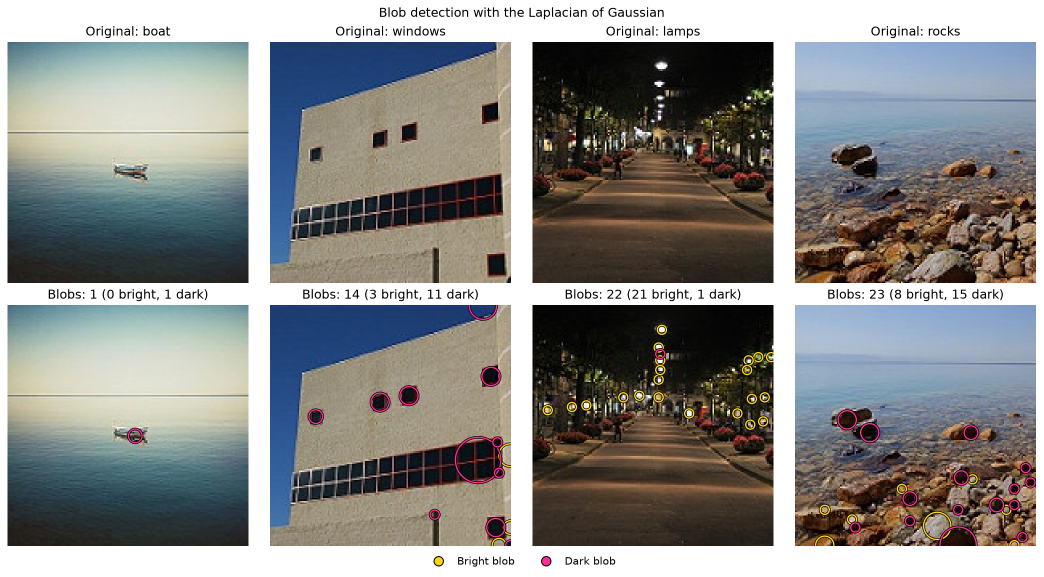
#> input picture results/blob/detections.png, 2087 x 1153 px, given in place of 10399.jpg, which was not available (shown at 1/2 size)
$ python hog.py   (older library calls are emulated)
#> lines starting #> are read from the running program, lines starting #| are printed output that depends on the picture; pictures that were not available may be replaced by others from this repository, and a replacement may not be noted
from pathlib import Path

import cv2
import matplotlib.pyplot as plt
import numpy as np
from skimage import exposure
from skimage.feature import hog


IMAGE_SIZE = (128, 128)
BASELINE = {
    "orientations": 9,
    "pixels_per_cell": (8, 8),
    "cells_per_block": (2, 2),
}
PARAMETER_CONFIGURATIONS = [
    ("Baseline", 9, (8, 8), (2, 2)),
    ("Smaller cells", 9, (4, 4), (2, 2)),
    ("Larger cells", 9, (16, 16), (2, 2)),
    ("1 x 1 block", 9, (8, 8), (1, 1)),
    ("3 x 3 block", 9, (8, 8), (3, 3)),
    ("6 orientations", 6, (8, 8), (2, 2)),
    ("12 orientations", 12, (8, 8), (2, 2)),
]


def load_grayscale_image(image_path):
    image = cv2.imread(str(image_path), cv2.IMREAD_GRAYSCALE)
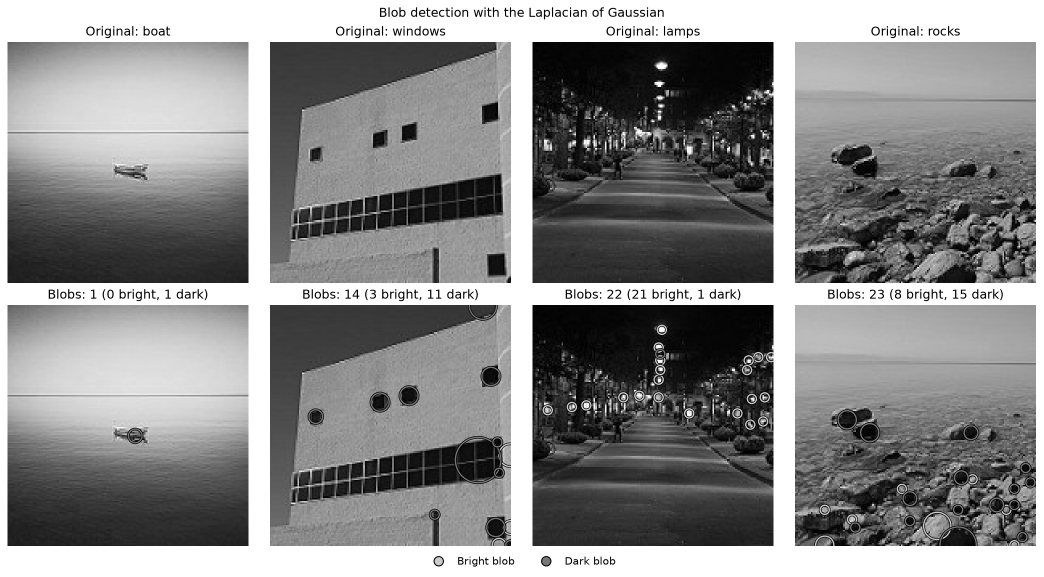
#> image: shape (1153, 2087) (shown at 1/2 size); min 0, max 255, mean 137.8
    if image is None:
        raise FileNotFoundError(f"Could not load image: {image_path}")

    resized_image = cv2.resize(image, IMAGE_SIZE, interpolation=cv2.INTER_AREA)
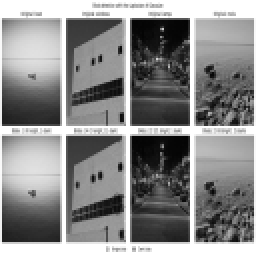
#> resized_image: shape (128, 128) (shown 2 times larger); min 3, max 255, mean 137.8
    return resized_image.astype(np.float64) / 255.0


def gradient_magnitude(image):
    # Separate illustration: scikit-image HOG computes its own gradients.
    gradient_x = cv2.Sobel(image, cv2.CV_64F, 1, 0, ksize=3)
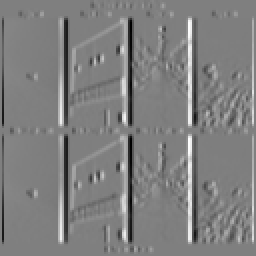
#> gradient_x: shape (128, 128) float64 (shown 2 times larger); min -3.93, max 3.93, mean 0.000976; drawn with min black and max white
    gradient_y = cv2.Sobel(image, cv2.CV_64F, 0, 1, ksize=3)
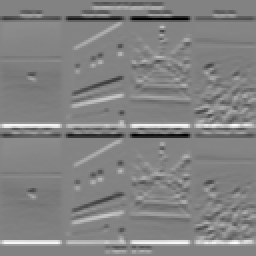
#> gradient_y: shape (128, 128) float64 (shown 2 times larger); min -3.93, max 3.73, mean 0.000258; drawn with min black and max white
    magnitude = np.hypot(gradient_x, gradient_y)
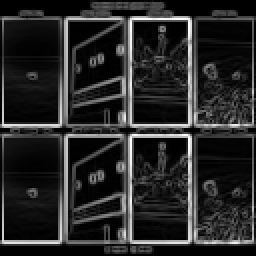
#> magnitude: shape (128, 128) float64 (shown 2 times larger); min 0, max 3.93, mean 0.618; drawn with min black and max white
    if magnitude.max() > 0:
        magnitude /= magnitude.max()
    return magnitude


def compute_hog(image, orientations, pixels_per_cell, cells_per_block):
#> called with orientations = 9, pixels_per_cell = (8, 8), cells_per_block = (2, 2)
    features, visualization = hog(
        image,
        orientations=orientations,
        pixels_per_cell=pixels_per_cell,
        cells_per_block=cells_per_block,
        block_norm="L2-Hys",
        visualize=True,
        feature_vector=True,
    )
#> features = 8100 values, max 0.696 at index 7618, min 0 at index 0, mean 0.109
    upper_limit = np.percentile(visualization, 99)
#> upper_limit = 0.189
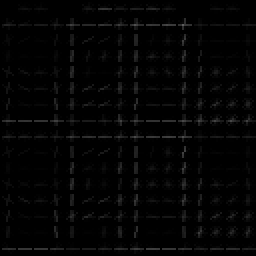
#> visualization: shape (128, 128) float64 (shown 2 times larger); min 0, max 0.365, mean 0.016
    visualization = exposure.rescale_intensity(
        visualization, in_range=(0, upper_limit), out_range=(0, 1)
    )
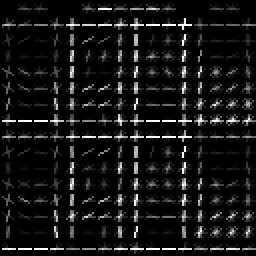
#> visualization: shape (128, 128) float64 (shown 2 times larger); min 0, max 1, mean 0.0831
    return features, visualization


def save_image_comparison(image, image_name, output_directory):
    magnitude = gradient_magnitude(image)
    features, hog_visualization = compute_hog(image, **BASELINE)

    figure, axes = plt.subplots(1, 3, figsize=(11, 4))
    panels = [
        (image, "Original grayscale"),
        (magnitude, "Sobel gradient magnitude"),
        (hog_visualization, "HOG visualization"),
    ]
    for axis, (panel, title) in zip(axes, panels):
        axis.imshow(panel, cmap="gray", vmin=0, vmax=1)
        axis.set_title(title)
        axis.axis("off")
#> this loop made 3 passes
#> title on passes 1 to 3: 'Original grayscale', 'Sobel gradient magnitude', 'HOG visualization'

    figure.suptitle(f"HOG features: {image_name}")
    figure.tight_layout()
    output_path = output_directory / f"{image_name}_comparison.png"
    figure.savefig(output_path, dpi=150, bbox_inches="tight")
    plt.close(figure)
    print(f"{image_name}: {len(features)} baseline HOG features")
#| simple_sea: 8100 baseline HOG features
    print(f"Comparison saved to: {output_path}")


# [78 lines left out: functions save_parameter_comparison, baseline_orientation_distribution, save_orientation_comparison, not called in this run]


def main():
    project_root = Path(__file__).resolve().parents[1]
    dataset_directory = (
        project_root
        / "data"
        / "intel-image-classification"
        / "seg_train"
        / "seg_train"
    )
    image_paths = {
        "simple_sea": dataset_directory / "sea" / "10399.jpg",
        "building": dataset_directory / "buildings" / "1001.jpg",
        "street": dataset_directory / "street" / "10019.jpg",
        "forest": dataset_directory / "forest" / "10037.jpg",
    }
    output_directory = project_root / "results" / "hog"
    output_directory.mkdir(parents=True, exist_ok=True)

    images = {}
    print("Selected images:")
    for image_name, image_path in image_paths.items():
        print(f"  {image_name}: {image_path.relative_to(project_root)}")
        images[image_name] = load_grayscale_image(image_path)
        save_image_comparison(images[image_name], image_name, output_directory)
#> pass 2 of the loop in main, `for image_name, image_path in image_paths.items():`:
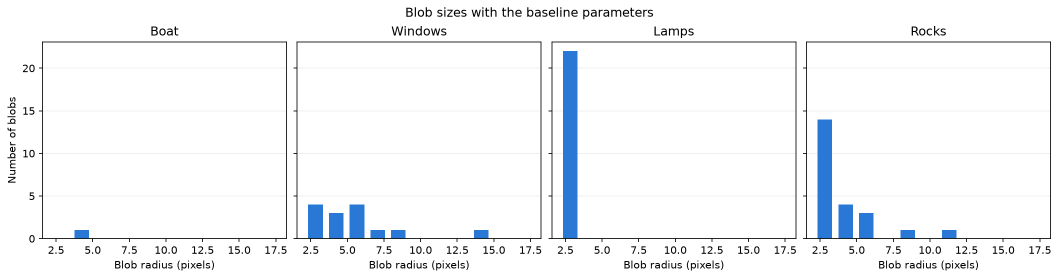
#> input picture results/blob/size_distribution.png, 2117 x 557 px, given in place of 1001.jpg, which was not available (shown at 1/2 size)
#> image: shape (557, 2117)
#> in gradient_magnitude (call 2), `magnitude = np.hypot(gradient_x, gradient_y)`:
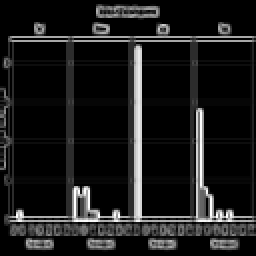
#> magnitude: shape (128, 128) float64 (shown 2 times larger); min 0, max 2.32, mean 0.248; drawn with min black and max white
#> in compute_hog (call 2), `features, visualization = hog( image, orientations=orientations, pixel..`: features = 8100 values, max 0.712 at index 3690, min 0 at index 0, mean 0.0688
#> upper_limit = 0.12
#> in compute_hog (call 2), `visualization = exposure.rescale_intensity( visualization, in_range=(0..`:
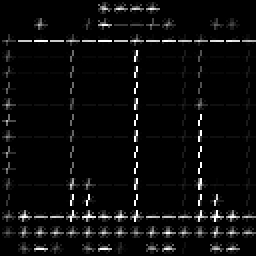
#> visualization: shape (128, 128) float64 (shown 2 times larger); min 0, max 1, mean 0.0454
#> the loop in save_image_comparison (call 2), `for axis, (panel, title) in zip(axes, panels):` made 3 passes
#| building: 8100 baseline HOG features

    save_parameter_comparison(images["building"], output_directory)
    save_orientation_comparison(images, output_directory)


if __name__ == "__main__":
#> (the run stopped early here; a loop or call above may not have finished)
